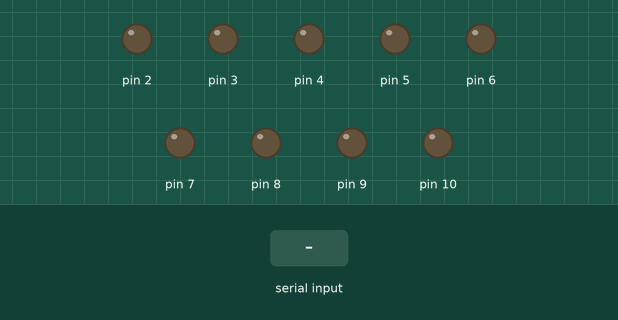
Bench run of a sketch on a simulated Arduino Uno, built with avr-gcc and run on an emulated ATmega328P. Parts: output pins drawn as LEDs (lit = HIGH). The test bench sets the inputs (shaded band).

Above: at 1.2 s.
1.3 s: "1" received over Serial
At 1.6 s:
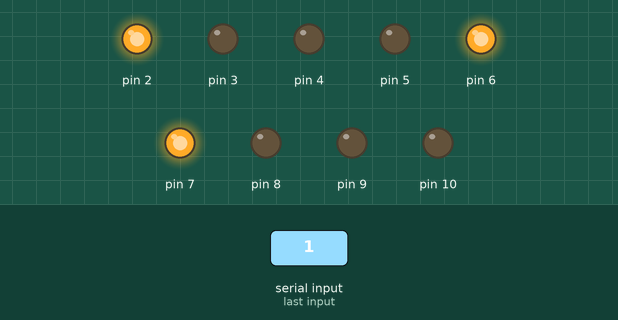
2.8 s: byte 255 (255) received over Serial
4.3 s: "0" received over Serial
At 5.1 s:
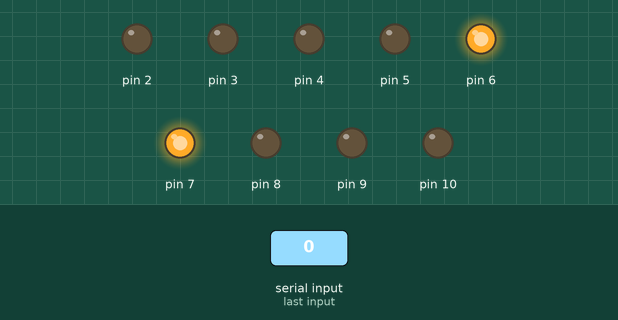
5.8 s: "2" received over Serial
At 6.2 s:
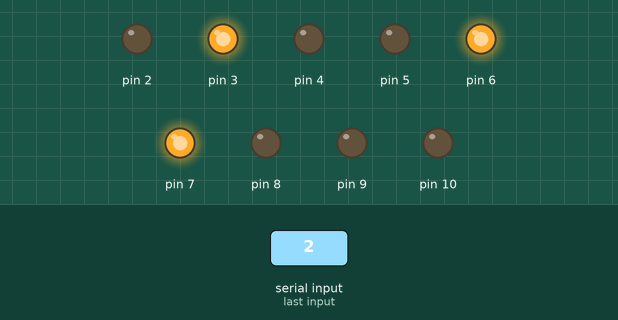
7.3 s: byte 255 (255) received over Serial
Timing chart, 0 to 9.8 s (numbered marks = the images above; inputs shaded):
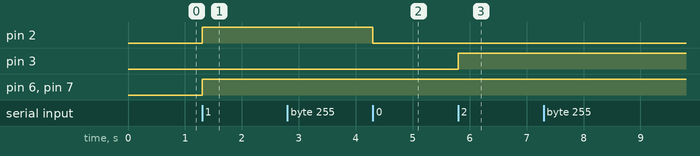

Measured:
- after the input at 1.3 s, pin 2, pin 6, pin 7: LOW → HIGH at once
- after the input at 4.3 s, pin 2: HIGH → LOW at once
- after the input at 5.8 s, pin 3: LOW → HIGH at once

The sketch:

RX.ino
```cpp
void setup() {
  //defines all pins used as output or serial connection (always defined as using pins 0 & 1)
pinMode(2, OUTPUT);
pinMode(3, OUTPUT);
pinMode(4, OUTPUT);
pinMode(5, OUTPUT);
pinMode(6, OUTPUT);
pinMode(7, OUTPUT);
pinMode(8, OUTPUT);
pinMode(9, OUTPUT);
pinMode(10, OUTPUT);
Serial.begin(4800, SERIAL_8N1);
}
//Main system operating loop
void loop() {
  //jump defined and defining/resetting all variables
  skip: int Address = 0;
  int Counter = 0;
  bool OutArray[8]={false,false,false,false,false,false,false,false};
  //checks to see if anything is in serial buffer and runs if there is something.
  if(Serial.available()>0){
    //stores addres from serial master transmission to inturpret and write out.
    Address = Serial.read();
    //reserved 0xFF for special transmission of pulse for Flip Flop clock
    if (Address == 255){
      digitalWrite(10, HIGH);
      delay(5);
      digitalWrite(10, LOW);
      goto skip;
    }
    //writes out 8 bit address for conditions other than buffer empty or special reserved address
    while(Address > 0 && Address < 255){
      //converts address to boolean array for output
      if((Address % 2) == 1){
        OutArray[Counter] = true;
        Address--;
      }else{
        OutArray[Counter] = false;
      }
      Address /= 2;
      Counter++;
    }
    //writes out array to individual GPIO pins 2-9
    for(int i = 0; i < 8; i++){
      if(OutArray[i]){
       digitalWrite((i+2), HIGH);
      }else{
        digitalWrite((i+2), LOW);
      }
    }
  }
}
```
